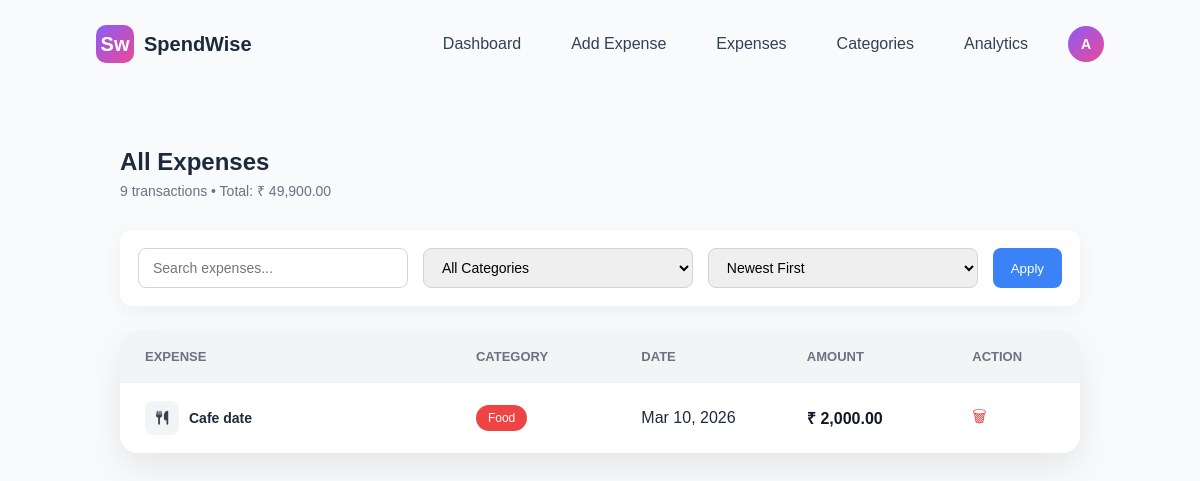
Screenshot of /expenses.php?category=Food (signed in) with the database file from the repository.
### tables this page shows
CREATE TABLE `expenses` (
  `id` int NOT NULL,
  `user_id` int NOT NULL,
  `title` varchar(150) NOT NULL,
  `amount` decimal(10,2) NOT NULL,
  `category` varchar(100) DEFAULT NULL,
  `type` enum('income','expense') NOT NULL,
  `expense_date` date NOT NULL,
  `created_at` timestamp NULL DEFAULT CURRENT_TIMESTAMP
);

### expenses.php (the view, shortened to what this page needs)
<?php
include("config.php");
$user_id = $_SESSION['user_id'];
$search = isset($_GET['search']) ? $_GET['search'] : '';
$category = isset($_GET['category']) ? $_GET['category'] : '';
$sort = isset($_GET['sort']) ? $_GET['sort'] : 'DESC';
$query = "SELECT * FROM expenses WHERE user_id='$user_id'";
if(!empty($category)){
$query .= " AND category='$category'";
}
$query .= " ORDER BY expense_date $sort";
$result = $conn->query($query);
$countQuery = $conn->query("
SELECT COUNT(*) as total_count, SUM(amount) as total_amount
FROM expenses
WHERE user_id='$user_id'
");
$countData = $countQuery->fetch_assoc();
$total_transactions = $countData['total_count'] ?? 0;
$total_amount = $countData['total_amount'] ?? 0;
?>
<!DOCTYPE html>
<html>
<head>
<link rel="stylesheet" href="style.css">
<link rel="stylesheet" href="expenses.css">
<link rel="stylesheet" href="https://cdnjs.cloudflare.com/ajax/libs/font-awesome/6.5.0/css/all.min.css">
</head>
<body>
<header class="navbar">
<div class="logo">
<div class="logo-icon">
<span class="big-f">S</span>
<span class="small-t">w</span>
</div>
SpendWise
</div>
<nav>
<a href="dashboard.php">Dashboard</a>
<a href="add_expense.php">Add Expense</a>
<a href="expenses.php">Expenses</a>
<a href="categories.php">Categories</a>
<a href="analytics.php">Analytics</a>
<div class="profile-menu">
<div class="profile-icon" onclick="toggleProfile()">
<?php echo strtoupper(substr($_SESSION['username'],0,1)); ?>
</div>
</div>
</nav>
</header>
<section class="expenses-container">
<h2>All Expenses</h2>
<p class="sub-info">
<?php echo $total_transactions; ?> transactions •
Total: ₹ <?php echo number_format($total_amount,2); ?>
</p>
<div class="filters">
<form method="GET">
<input type="text" name="search" placeholder="Search expenses..." value="<?php echo htmlspecialchars($search); ?>">
<select name="category">
<option value="">All Categories</option>
</select>
<select name="sort">
<option value="DESC" <?php if($sort=="DESC") echo "selected"; ?>>Newest First</option>
</select>
<button type="submit">Apply</button>
</form>
</div>
<div class="expenses-table">
<div class="table-header">
<div>Expense</div>
<div>Category</div>
<div>Date</div>
<div>Amount</div>
<div>Action</div>
</div>
<?php if($result->num_rows > 0): ?>
<?php while($row = $result->fetch_assoc()){
$icon = "fa-receipt";
switch($row['category']){
case "Food":
$icon = "fa-utensils";
break;
}
?>
<div class="table-row">
<div class="expense-info">
<div class="expense-icon">
<i class="fa-solid <?php echo $icon ?>"></i>
</div>
<strong><?php echo $row['title']; ?></strong>
</div>
<div>
<span class="badge <?php echo strtolower(str_replace(' ','-',$row['category'])); ?>">
<?php echo $row['category']; ?>
</span>
</div>
<div>
<?php echo date("M d, Y", strtotime($row['expense_date'])); ?>
</div>
<div class="amount">
₹ <?php echo number_format($row['amount'],2); ?>
</div>
<div>
<a href="delete_expense.php?id=<?php echo $row['id']; ?>" class="delete-btn">🗑</a>
</div>
</div>
<?php } ?>
<?php else: ?>
<p style="padding:20px;">No expenses found</p>
<?php endif; ?>
</div>
</section>
</body>
</html>

### style.css (style rules this page uses)
* { margin:0; padding:0; box-sizing:border-box; font-family:'Poppins', sans-serif; }
body { background:#f8fafc; color:#1e293b; }
.navbar { display:flex; justify-content:space-between; align-items:center; padding:25px 8%; }
.logo { display:flex; align-items:center; font-weight:600; font-size:20px; }
.logo-icon { width:38px; height:38px; background:linear-gradient(135deg,#8b5cf6,#ec4899); border-radius:10px; display:flex; align-items:center; justify-content:center; color:white; margin-right:10px; }
.navbar nav a { margin-left:25px; text-decoration:none; color:#334155; font-weight:500; }
.profile-menu { position:relative; display:inline-block; margin-left:10px; }
.profile-icon { width:34px; height:34px; border-radius:50%; background:#6366f1; color:white; display:flex; align-items:center; justify-content:center; font-weight:600; cursor:pointer; font-size:14px; }
.navbar { display:flex; justify-content:space-between; align-items:center; }
.navbar nav { display:flex; align-items:center; gap:25px; margin-left:auto; }
.profile-menu { position:relative; margin-left:15px; }
.profile-icon { width:36px; height:36px; border-radius:50%; background:linear-gradient(135deg,#8b5cf6,#ec4899); color:white; display:flex; align-items:center; justify-content:center; font-weight:600; cursor:pointer; font-size:14px; }
body { transition: all 0.3s ease; }

### expenses.css (style rules this page uses)
.expenses-container { padding: 60px 10%; }
.expenses-container h2 { margin-bottom: 5px; }
.sub-info { color: #6b7280; margin-bottom: 30px; font-size: 14px; }
.expenses-table { background: white; border-radius: 18px; overflow: hidden; box-shadow: 0 15px 35px rgba(0,0,0,0.08); }
.table-header, .table-row { display: grid; grid-template-columns: 2fr 1fr 1fr 1fr 0.5fr; padding: 18px 25px; align-items: center; }
.table-header { background: #f3f4f6; font-weight: 600; font-size: 13px; text-transform: uppercase; color: #6b7280; }
.table-row { border-top: 1px solid #f1f1f1; transition: 0.2s ease; }
.expense-info strong { font-size: 14px; }
.amount { font-weight: 600; color: #111827; }
.delete-btn { text-decoration: none; font-size: 16px; color: #ef4444; transition: 0.2s ease; }
.badge { padding: 6px 12px; border-radius: 20px; font-size: 12px; font-weight: 500; color: white; display: inline-block; }
.food { background: #ef4444; }
.filters { background:white; padding:18px; border-radius:12px; box-shadow:0 6px 20px rgba(0,0,0,0.05); margin-bottom:25px; }
.filters form { display:flex; gap:15px; }
.filters input, .filters select { padding:10px 14px; border-radius:8px; border:1px solid #d1d5db; font-size:14px; flex:1; }
.filters button { background:#3b82f6; border:none; color:white; padding:10px 18px; border-radius:8px; cursor:pointer; }
.expense-info { display:flex; align-items:center; gap:10px; }
.expense-icon { width:34px; height:34px; background:#f3f4f6; border-radius:8px; display:flex; align-items:center; justify-content:center; color:#374151; font-size:14px; }

### rows the page displays
expenses: title "Cafe date", category "Food", expense_date "Mar 10, 2026", amount "2,000.00"

### other values shown
substr($_SESSION['username'],0,1) "A"
$total_transactions "9"
$total_amount "49,900.00"
